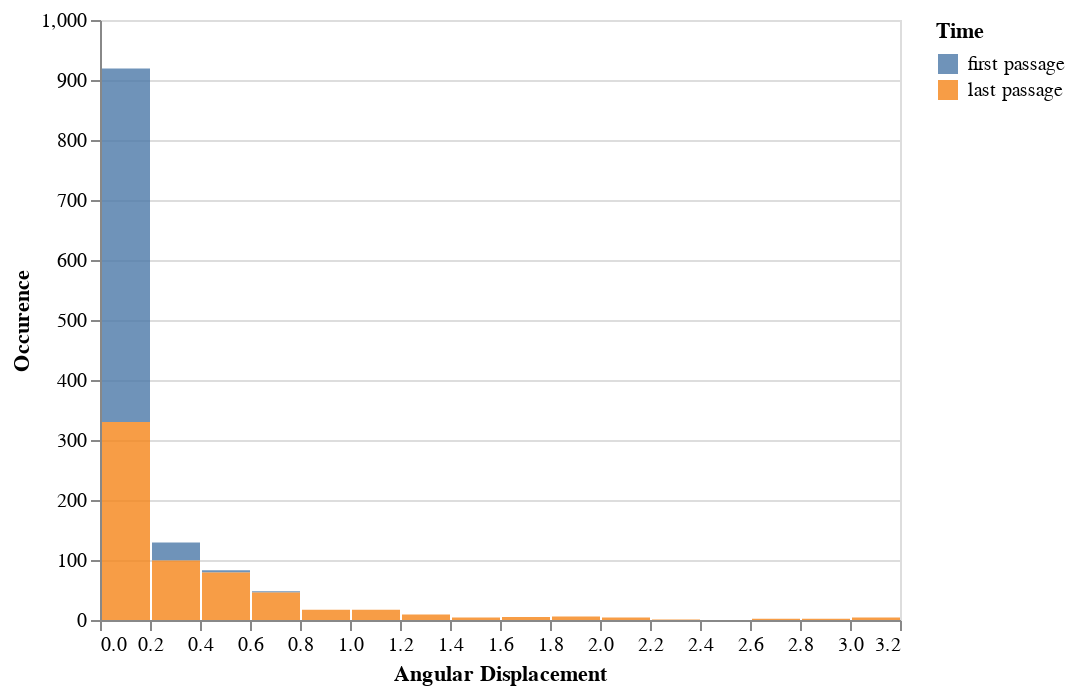

Notebook code cell kept with this figure:
### Code cell
altair.Chart(rotations).mark_bar(opacity=0.8).encode(
    x=altair.X('value:Q', title='Angular Displacement', bin=altair.Bin(maxbins=20)),
    y=altair.Y('count():Q', title='Occurence'),
    color=altair.Color('variable', title='Time'),
)

### Figure 1 — Vega-Lite specification as saved in the notebook (floating-point values rounded to 4 significant figures; data arrays with more than 128 entries replaced by an {"elided": "..."} marker saying what was removed)
{"$schema": "https://vega.github.io/schema/vega-lite/v2.6.0.json", "config": {"view": {"height": 300, "width": 400}}, "data": {"name": "data-be611858eea00ece0af67c109fb3cf31"}, "datasets": {"data-be611858eea00ece0af67c109fb3cf31": {"elided": "1250 records"}}, "encoding": {"color": {"field": "variable", "title": "Time", "type": "nominal"}, "x": {"bin": {"maxbins": 20}, "field": "value", "title": "Angular Displacement", "type": "quantitative"}, "y": {"aggregate": "count", "title": "Occurence", "type": "quantitative"}}, "mark": {"opacity": 0.8, "type": "bar"}}
